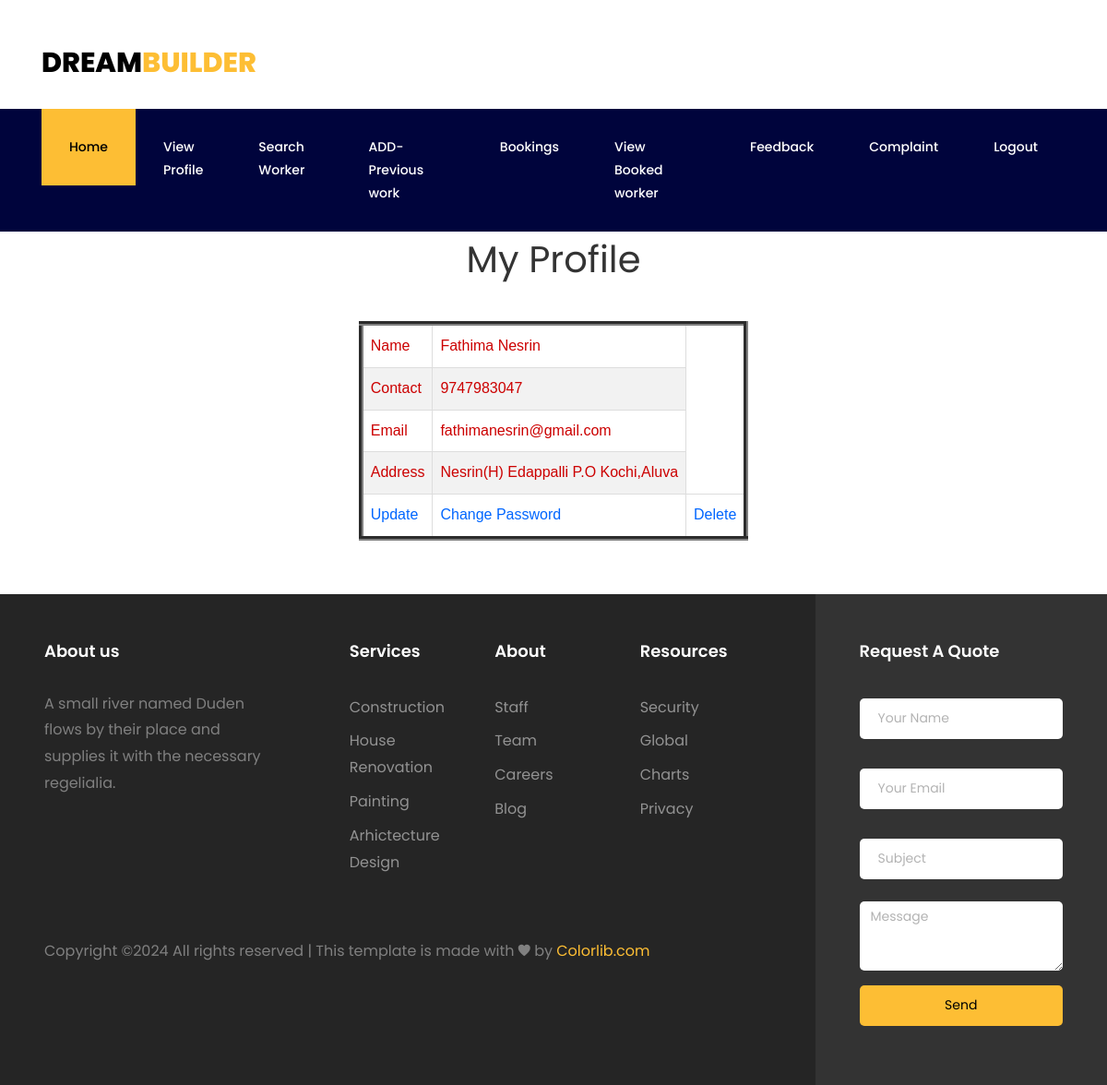
The page /Condractor/ViewProfile/ (signed in) on the database its author committed.
### Guest/models.py (models this page shows)
class NewConstructor(models.Model):
    Name=models.CharField(max_length=30)
    Contact=models.CharField(max_length=30)
    Gender=models.CharField(max_length=20,null=False)
    Email=models.EmailField(max_length=100,unique=True)
    Place=models.ForeignKey(Place,on_delete=models.SET_NULL,null=True)
    Address=models.TextField(max_length=50)
    Totalemployees=models.CharField(max_length=20)
    Registeredname=models.CharField(max_length=20)
    Licensenumber=models.CharField(max_length=20)
    Proof1=models.FileField(upload_to="identyprrof1/")
    Proof2=models.FileField(upload_to="identyproof2/")
    Password=models.CharField(unique=True,max_length=20)
    construct_status=models.IntegerField(default=False)

### Condractor/views.py (the view)
# urls.py: path('ViewProfile/',views.constructordetails,name="View-Profile"),
def constructordetails(request):
    if "constructid" in request.session:
        profile=NewConstructor.objects.get(id=request.session["constructid"])
        return render(request,"Condractor/ViewProfile.html",{"Constructordetails":profile})
    else:
        constructordetails=NewConstructor.objects.all()
        return render(request,"Condractor/ViewProfile.html",{"Constructordetails":profile})

### Condractor/templates/Condractor/ViewProfile.html (shortened to what this page needs)
{% extends 'Condractor/Header.html' %}
 {% load static %}
    {% block content %}
    <form method="POST" enctype="multipart/form-data">
        <h1 align="center">My Profile</h1>
        <br>
        <div id="tab">
        <table border="5" align="center" cellpadding="10">
            <tr>
                <td>Name</td>
                <td>{{ Constructordetails.Name }}</td>
            </tr>
            <tr>
                <td>Contact</td>
                <td>{{ Constructordetails.Contact }}</td>
            </tr>
            <tr>
                <td>Email</td>
                <td>{{ Constructordetails.Email }}</td>
            </tr>
            <tr>
                <td>Address</td>
                <td>{{ Constructordetails.Address }}</td>
            </tr>
            <td><a href="{% url 'Condractor:Update' Constructordetails.id %}">Update</a></td>
            <td> <a href="{% url 'Condractor:changepassword' Constructordetails.id %}">Change Password</a></td>
            <td><a href="{% url 'Condractor:dltcons' Constructordetails.id %}" onclick="return confirm('Are you sure you want to delete this Account');">Delete</a></td>
        </table>
    </div>
    </form>
</body>
{% endblock  %}

### Guest/static/form/form.css (style rules this page uses)
#tab { font-family: "Trebuchet MS", Arial, Helvetica, sans-serif; border-collapse: collapse; width: 100%; }
#tab td, #tab th { border: 1px solid #ddd; padding: 8px; color: #C00; }
#tab a { color:#06F; }
#tab tr:nth-child(even) { background-color: #f2f2f2; }

### rows shown on the page
NewConstructor: Name "Fathima Nesrin", Contact "9747983047", Email "fathimanesrin@gmail.com", Address "Nesrin(H) Edappalli P.O Kochi,Aluva"
